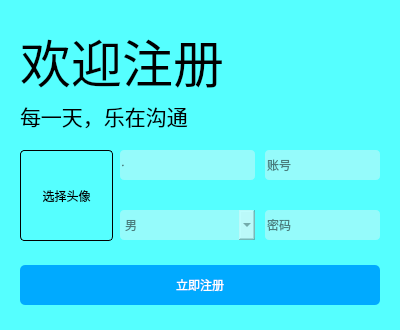
<?xml version="1.0" encoding="UTF-8"?>
<ui version="4.0">
 <class>Register</class>
 <widget class="QWidget" name="Register">
  <property name="geometry">
   <rect>
    <x>0</x>
    <y>0</y>
    <width>400</width>
    <height>330</height>
   </rect>
  </property>
  <property name="minimumSize">
   <size>
    <width>400</width>
    <height>330</height>
   </size>
  </property>
  <property name="maximumSize">
   <size>
    <width>400</width>
    <height>330</height>
   </size>
  </property>
  <property name="windowTitle">
   <string>Form</string>
  </property>
  <property name="styleSheet">
   <string notr="true">/*全局样式表*/
QWidget#Register{
	background-color: rgb(85, 255, 255);
}

QPushButton{
	border:noe;
}

/*局部样式表*/
QLineEdit#number_Edit{
	font:normal 20px 黑体;
	border-radius:4px;
	background-color: rgba(245, 245, 245,0.4);
}

QLineEdit#number_Edit:hover{
	background-color: rgb(255, 255, 255);
}

QLineEdit#password_Edit{
	font:normal 20px 黑体;
	border-radius:4px;
	background-color: rgba(245, 245, 245,0.4);
}

QLineEdit#password_Edit:hover{
	background-color: rgb(255, 255, 255);
}

QPushButton#register_Btn{
	border-radius:5px;
	background-color: rgb(0, 170, 255);
	font:normal 18px &quot;黑体&quot;;
	color:rgb(255, 255, 255);
}

QPushButton#register_Btn:hover{
	background-color: rgb(0, 85, 255);
}

QPushButton#reduce_Btn{
	image:url(:/new/icons/icons/becurrent/minus.png);
}

QPushButton#clos_Btn{
	image: url(:/new/icons/icons/becurrent/close.png);
}

QPushButton#reduce_Btn:hover{
	background-color: rgb(217, 217, 217);
}

QPushButton#clos_Btn:hover{
	background-color: rgb(255, 0, 0);
}

QLineEdit#name_Edit{
	font:normal 20px 黑体;
	border-radius:4px;
	background-color: rgba(245, 245, 245,0.4);
}

QLineEdit#name_Edit:hover{
	background-color: rgb(255, 255, 255);
}

QComboBox#sex_Box{
	color:#4A7D7D;
	font:normal 20px 黑体;
	border-radius:4px;
	background-color: rgba(245, 245, 245,0.4);
}

QComboBox#sex_Box:hover{
	background-color: rgb(255, 255, 255);
}

QComboBox#sex_Box::drop-down{
	border-image: url(:/new/icons/icons/becurrent/arrow-down.png);
}

QComboBox#sex_Box::drop-down:hover{
	border-image: url(:/new/icons/icons/becurrent/arrow-down-blue.png);
}

QPushButton#headimg_Btn{
	border: 1px solid black;
	border-radius:4px;
}

QPushButton#headimg_Btn:hover{
	border: 1px solid blue;
}</string>
  </property>
  <widget class="QLabel" name="backimg_Lab">
   <property name="geometry">
    <rect>
     <x>0</x>
     <y>0</y>
     <width>400</width>
     <height>330</height>
    </rect>
   </property>
   <property name="minimumSize">
    <size>
     <width>400</width>
     <height>330</height>
    </size>
   </property>
   <property name="maximumSize">
    <size>
     <width>400</width>
     <height>330</height>
    </size>
   </property>
   <property name="styleSheet">
    <string notr="true"/>
   </property>
   <property name="text">
    <string/>
   </property>
  </widget>
  <widget class="QLineEdit" name="number_Edit">
   <property name="geometry">
    <rect>
     <x>265</x>
     <y>150</y>
     <width>115</width>
     <height>30</height>
    </rect>
   </property>
   <property name="minimumSize">
    <size>
     <width>115</width>
     <height>30</height>
    </size>
   </property>
   <property name="maximumSize">
    <size>
     <width>115</width>
     <height>30</height>
    </size>
   </property>
   <property name="placeholderText">
    <string>账号</string>
   </property>
  </widget>
  <widget class="QLineEdit" name="password_Edit">
   <property name="geometry">
    <rect>
     <x>265</x>
     <y>210</y>
     <width>115</width>
     <height>30</height>
    </rect>
   </property>
   <property name="minimumSize">
    <size>
     <width>115</width>
     <height>30</height>
    </size>
   </property>
   <property name="maximumSize">
    <size>
     <width>115</width>
     <height>30</height>
    </size>
   </property>
   <property name="placeholderText">
    <string>密码</string>
   </property>
  </widget>
  <widget class="QPushButton" name="register_Btn">
   <property name="geometry">
    <rect>
     <x>20</x>
     <y>265</y>
     <width>360</width>
     <height>40</height>
    </rect>
   </property>
   <property name="minimumSize">
    <size>
     <width>360</width>
     <height>40</height>
    </size>
   </property>
   <property name="maximumSize">
    <size>
     <width>360</width>
     <height>40</height>
    </size>
   </property>
   <property name="text">
    <string>立即注册</string>
   </property>
   <property name="shortcut">
    <string>Return</string>
   </property>
  </widget>
  <widget class="QPushButton" name="clos_Btn">
   <property name="geometry">
    <rect>
     <x>380</x>
     <y>0</y>
     <width>20</width>
     <height>20</height>
    </rect>
   </property>
   <property name="minimumSize">
    <size>
     <width>20</width>
     <height>20</height>
    </size>
   </property>
   <property name="maximumSize">
    <size>
     <width>20</width>
     <height>20</height>
    </size>
   </property>
   <property name="text">
    <string/>
   </property>
  </widget>
  <widget class="QPushButton" name="reduce_Btn">
   <property name="geometry">
    <rect>
     <x>360</x>
     <y>0</y>
     <width>20</width>
     <height>20</height>
    </rect>
   </property>
   <property name="minimumSize">
    <size>
     <width>20</width>
     <height>20</height>
    </size>
   </property>
   <property name="maximumSize">
    <size>
     <width>20</width>
     <height>20</height>
    </size>
   </property>
   <property name="text">
    <string/>
   </property>
  </widget>
  <widget class="QWidget" name="layoutWidget">
   <property name="geometry">
    <rect>
     <x>20</x>
     <y>30</y>
     <width>272</width>
     <height>102</height>
    </rect>
   </property>
   <layout class="QVBoxLayout" name="verticalLayout">
    <property name="spacing">
     <number>10</number>
    </property>
    <item>
     <widget class="QLabel" name="top_Lab">
      <property name="minimumSize">
       <size>
        <width>270</width>
        <height>0</height>
       </size>
      </property>
      <property name="font">
       <font>
        <family>黑体</family>
        <pointsize>38</pointsize>
        <italic>false</italic>
       </font>
      </property>
      <property name="text">
       <string>欢迎注册</string>
      </property>
     </widget>
    </item>
    <item>
     <widget class="QLabel" name="top_Lab_2">
      <property name="font">
       <font>
        <family>黑体</family>
        <pointsize>16</pointsize>
        <italic>false</italic>
       </font>
      </property>
      <property name="text">
       <string>每一天，乐在沟通</string>
      </property>
     </widget>
    </item>
   </layout>
  </widget>
  <widget class="QLineEdit" name="name_Edit">
   <property name="geometry">
    <rect>
     <x>120</x>
     <y>150</y>
     <width>135</width>
     <height>30</height>
    </rect>
   </property>
   <property name="minimumSize">
    <size>
     <width>135</width>
     <height>30</height>
    </size>
   </property>
   <property name="maximumSize">
    <size>
     <width>135</width>
     <height>30</height>
    </size>
   </property>
   <property name="font">
    <font>
     <family>黑体</family>
     <pointsize>-1</pointsize>
     <italic>false</italic>
     <bold>false</bold>
     <kerning>true</kerning>
    </font>
   </property>
   <property name="maxLength">
    <number>15</number>
   </property>
   <property name="placeholderText">
    <string>昵称</string>
   </property>
  </widget>
  <widget class="QComboBox" name="sex_Box">
   <property name="geometry">
    <rect>
     <x>120</x>
     <y>210</y>
     <width>135</width>
     <height>30</height>
    </rect>
   </property>
   <property name="minimumSize">
    <size>
     <width>135</width>
     <height>30</height>
    </size>
   </property>
   <property name="maximumSize">
    <size>
     <width>135</width>
     <height>30</height>
    </size>
   </property>
   <property name="currentIndex">
    <number>0</number>
   </property>
   <property name="placeholderText">
    <string>性别</string>
   </property>
   <item>
    <property name="text">
     <string>男</string>
    </property>
   </item>
   <item>
    <property name="text">
     <string>女</string>
    </property>
   </item>
  </widget>
  <widget class="QPushButton" name="headimg_Btn">
   <property name="geometry">
    <rect>
     <x>20</x>
     <y>150</y>
     <width>93</width>
     <height>91</height>
    </rect>
   </property>
   <property name="text">
    <string>选择头像</string>
   </property>
   <property name="checkable">
    <bool>false</bool>
   </property>
   <property name="autoRepeat">
    <bool>false</bool>
   </property>
   <property name="autoDefault">
    <bool>false</bool>
   </property>
  </widget>
 </widget>
 <resources/>
 <connections/>
</ui>
